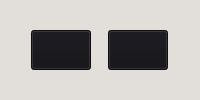
        <widget class="QWidget" name="productAction_widget_5" native="true">
         <property name="sizePolicy">
          <sizepolicy hsizetype="Expanding" vsizetype="Expanding">
           <horstretch>0</horstretch>
           <verstretch>0</verstretch>
          </sizepolicy>
         </property>
         <property name="styleSheet">
          <string notr="true">color: rgb(0, 0, 0);
background-color: rgb(226, 223, 219);
</string>
         </property>
         <layout class="QGridLayout" name="gridLayout_9">
          <property name="leftMargin">
           <number>5</number>
          </property>
          <property name="topMargin">
           <number>5</number>
          </property>
          <property name="rightMargin">
           <number>5</number>
          </property>
          <property name="bottomMargin">
           <number>5</number>
          </property>
          <property name="spacing">
           <number>0</number>
          </property>
          <item row="0" column="0">
           <widget class="QWidget" name="" native="true">
            <property name="styleSheet">
             <string notr="true">background-color: transparent;</string>
            </property>
            <layout class="QHBoxLayout" name="horizontalLayout_7">
             <property name="spacing">
              <number>0</number>
             </property>
             <property name="topMargin">
              <number>1</number>
             </property>
             <property name="bottomMargin">
              <number>1</number>
             </property>
             <item>
              <widget class="QPushButton" name="deleteProduct_button_5">
               <property name="sizePolicy">
                <sizepolicy hsizetype="Expanding" vsizetype="Fixed">
                 <horstretch>0</horstretch>
                 <verstretch>0</verstretch>
                </sizepolicy>
               </property>
               <property name="minimumSize">
                <size>
                 <width>30</width>
                 <height>30</height>
                </size>
               </property>
               <property name="maximumSize">
                <size>
                 <width>60</width>
                 <height>40</height>
                </size>
               </property>
               <property name="styleSheet">
                <string notr="true">background-color: rgb(18, 18, 23);
padding: 5px;
color:rgb(255, 255, 255);</string>
               </property>
               <property name="text">
                <string/>
               </property>
               <property name="icon">
                <iconset theme="QIcon::ThemeIcon::EditDelete"/>
               </property>
               <property name="iconSize">
                <size>
                 <width>24</width>
                 <height>24</height>
                </size>
               </property>
               <property name="index" stdset="0">
                <UInt>5</UInt>
               </property>
              </widget>
             </item>
             <item>
              <widget class="QPushButton" name="editProduct_button_5">
               <property name="sizePolicy">
                <sizepolicy hsizetype="Expanding" vsizetype="Fixed">
                 <horstretch>0</horstretch>
                 <verstretch>0</verstretch>
                </sizepolicy>
               </property>
               <property name="minimumSize">
                <size>
                 <width>30</width>
                 <height>30</height>
                </size>
               </property>
               <property name="maximumSize">
                <size>
                 <width>60</width>
                 <height>40</height>
                </size>
               </property>
               <property name="styleSheet">
                <string notr="true">background-color: rgb(18, 18, 23);
padding: 5px;
color:rgb(255, 255, 255);</string>
               </property>
               <property name="text">
                <string/>
               </property>
               <property name="icon">
                <iconset theme="QIcon::ThemeIcon::MailMessageNew"/>
               </property>
               <property name="iconSize">
                <size>
                 <width>24</width>
                 <height>24</height>
                </size>
               </property>
               <property name="index" stdset="0">
                <UInt>5</UInt>
               </property>
              </widget>
             </item>
            </layout>
           </widget>
          </item>
         </layout>
        </widget>
